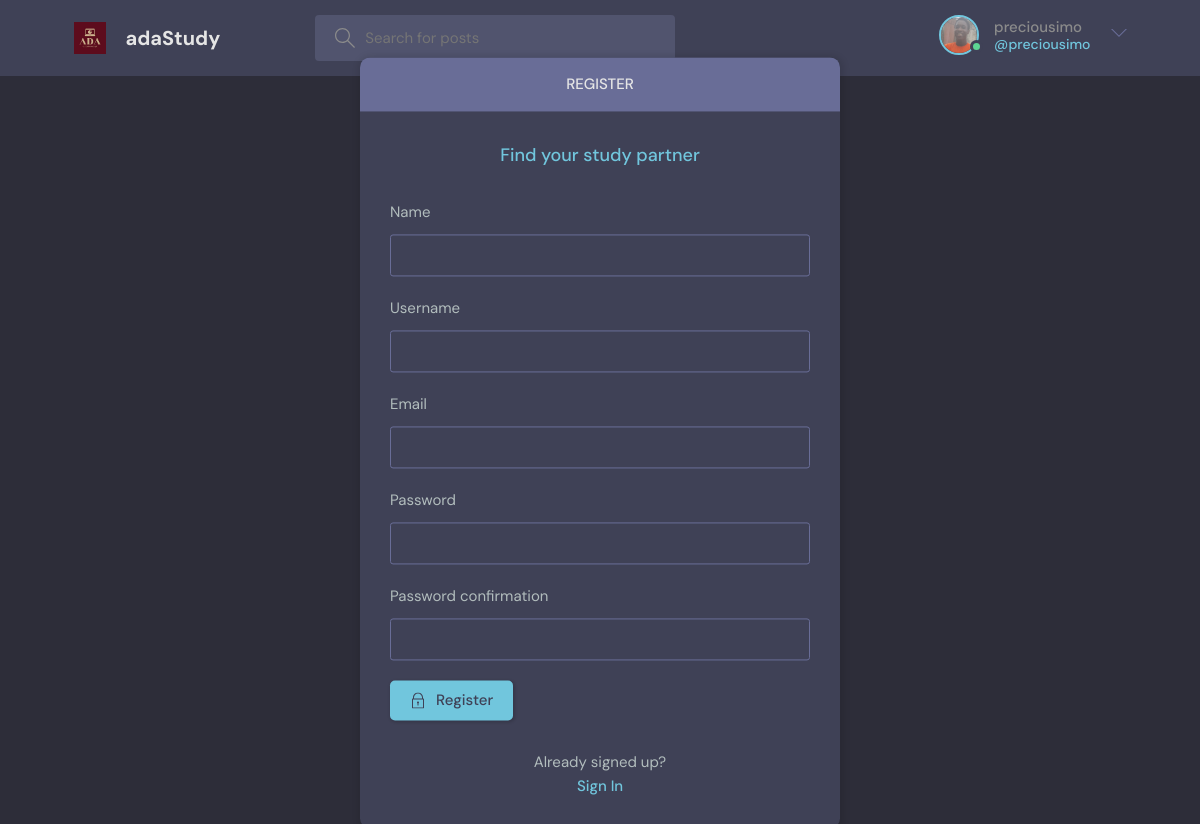
Screenshot of /register/ (signed in) with the database file from the repository.
### base/models.py (models this page shows)
class User(AbstractUser):
    username = models.CharField(max_length=30, unique=True)
    name = models.CharField(max_length=200, null=True)
    email = models.EmailField(unique=True, null=True)
    bio = models.TextField(null=True)
    avatar = models.ImageField(null=True, default="avatar.svg")
    USERNAME_FIELD = 'username'
    REQUERID_FIELDS = ['email']

### accounts/views.py (the view)
# urls.py: path('register/', views.registerPage, name="register"),
def registerPage(request):
    if request.method == 'POST':
        form = MyUserCreationForm(request.POST)
        if form.is_valid():
            user = form.save(commit=False)
            user.save()
            username = form.cleaned_data.get('username')
            messages.success(request, "{} created successfully".format(username))
            return redirect('/login')
        else:
            messages.error(request, "Failed to register user")
            return redirect('/register')
    else:
        form = MyUserCreationForm(request.POST)
        return render(request, 'register.html', {'form':form})

### accounts/forms.py
class MyUserCreationForm(UserCreationForm):
    class Meta:
        model = User
        fields = ['name', 'username', 'email', 'password1', 'password2']

### accounts/templates/register.html (shortened to what this page needs)
{% extends 'main.html' %}
{% block content %}
<main class="auth layout">
    <div class="container">
        <div class="layout__box">
            <div class="layout__boxHeader">
                <div class="layout__boxTitle">
                    <h3>Register</h3>
                </div>
            </div>
            <div class="layout__body">
                <h2 class="auth__tagline">Find your study partner</h2>
                <form class="form" action="{% url 'register' %}" method="POST">
                    {% csrf_token %} {% for field in form %}
                    <div class="form__group form__group">
                        <label for="room_name">{{field.label}}</label> {{field}}
                    </div>
                    {% endfor %}
                    <button class="btn btn--main" type="submit">
                        Register
                    </button>
                </form>
                <div class="auth__action">
                    <p>Already signed up?</p>
                    <a href="{% url 'login' %}" class="btn btn--link">Sign In</a>
                </div>
            </div>
        </div>
    </div>
</main>
{% endblock %}

### templates/navbar.html (shortened to what this page needs)
{% load static %}
<header class="header header--loggedIn">
    <div class="container">
        <a href="{% url 'home' %}" class="header__logo">
            <img src="{% static 'images/ada.png' %}" />
            <h1>adaStudy</h1>
        </a>
        <form class="header__search" method="GET" action="{% url 'home' %}">
            <label>
                <input name="q" placeholder="Search for posts" />
            </label>
        </form>
        <nav class="header__menu">
            {% if request.user.is_authenticated %}
            <div class="header__user">
                <a href="{% url 'user-profile' user.id %}">
                    <div class="avatar avatar--medium active">
                        <img src="{{request.user.avatar.url}}" />
                    </div>
                    <p>{{request.user.username}} <span>@{{request.user.username}}</span></p>
                </a>
                <button class="dropdown-button">
                    <svg version="1.1" xmlns="http://www.w3.org/2000/svg" width="32" height="32" viewBox="0 0 32 32">
                        <title>chevron-down</title>
                        <path d="M16 21l-13-13h-3l16 16 16-16h-3l-13 13z"></path>
                    </svg>
                </button>
            </div>
            {% else %}
            <a href="{% url 'login' %}">
                <img src="{% static 'images/avatar.svg' %}" />
                <p>Login</p>
            </a>
            {% endif %}
        </nav>
    </div>
</header>

### rows the page displays
User: user.avatar (picture), user.username "preciousimo"

### other values shown
{{ field.label }} "Name" "Username" "Email" "Password" "Password confirmation"
